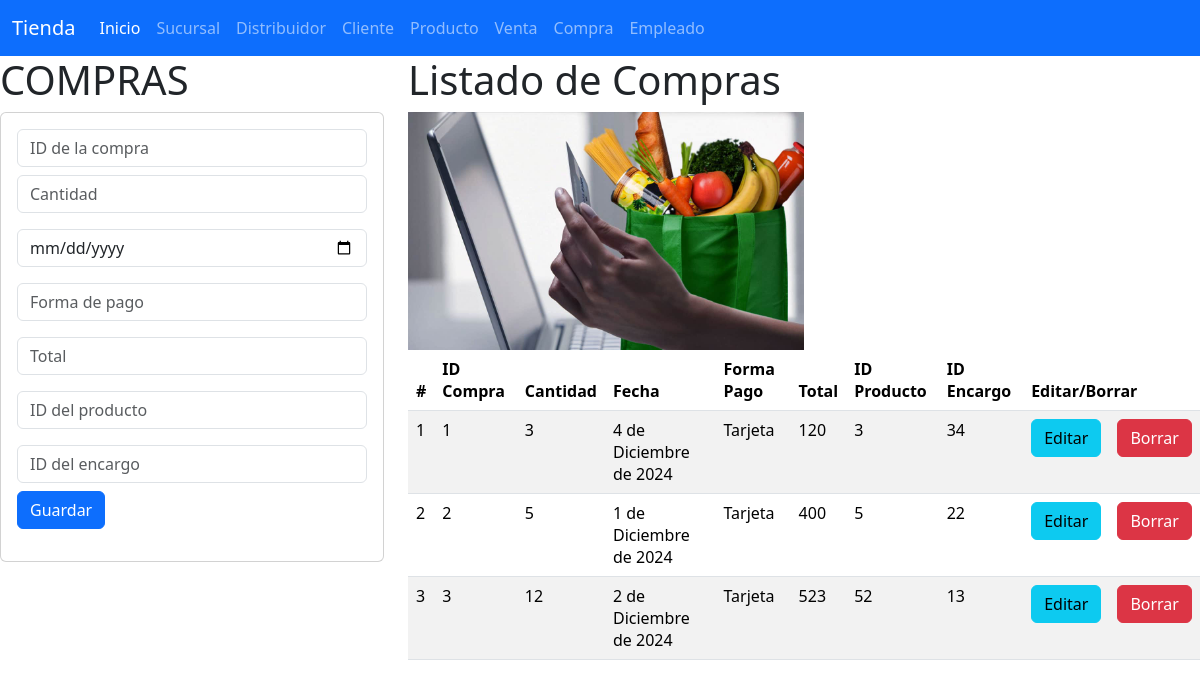
The app's page /compras with its own data.
### compra_app/models.py (models this page shows)
class Compra(models.Model):
    id_compra = models.IntegerField(null=False, primary_key=True)
    cantidad = models.IntegerField(null=False)
    fecha_compra = models.DateField(null=False)
    forma_pago = models.CharField(max_length=100,null=False)
    total = models.IntegerField(null=False)
    id_producto = models.IntegerField(null=False)
    id_encargo = models.IntegerField(null=False)

### compra_app/views.py (the view)
# urls.py: path("compras", views.inicio_vistaCompras, name="compras"),
def inicio_vistaCompras(request):
    lasCompras = Compra.objects.all()
    return render(request, "gestionarCompras.html", {"misCompras": lasCompras})

### compra_app/templates/gestionarCompras.html
{% extends "base.html" %}
{% load static %}
{% block cuerpo %}
<div class="row">
    <div class="col-md-4">
        <h1>COMPRAS</h1>
        <div class="card">
            <div class="card-body">
                <form action="/registrarCompra/" method="POST"> {% csrf_token %}
                    <div class="form-group">
                        <input type="number" name="numId_compra" class="form-control" placeholder="ID de la compra" required>
                    </div>
                    <div class="form-group py-2">
                        <input type="number" name="numCantidad" class="form-control" placeholder="Cantidad" required>
                    </div>
                    <div class="form-group py-2">
                        <input type="date" name="txtFecha_compra" class="form-control" required>
                    </div>
                    <div class="form-group py-2">
                        <input type="text" name="txtForma_pago" class="form-control" placeholder="Forma de pago" required>
                    </div>
                    <div class="form-group py-2">
                        <input type="number" name="numTotal" class="form-control" placeholder="Total" required>
                    </div>
                    <div class="form-group py-2">
                        <input type="number" name="numId_producto" class="form-control" placeholder="ID del producto" required>
                    </div>
                    <div class="form-group py-2">
                        <input type="number" name="numId_encargo" class="form-control" placeholder="ID del encargo" required>
                    </div>
                    <button type="submit" class="btn btn-primary">Guardar</button>
                </form>
            </div>
        </div>
    </div>
    <div class="col-md-8">
        <h1>Listado de Compras</h1>
        <img class="w-50" src="{% static 'img/compra.jpg' %}" alt="distribuidor" width="200" height="auto">
        <div class="table-responsive">
            <table class="table table-striped">
                <thead>
                    <tr>
                        <th>#</th>
                        <th>ID Compra</th>
                        <th>Cantidad</th>
                        <th>Fecha</th>
                        <th>Forma Pago</th>
                        <th>Total</th>
                        <th>ID Producto</th>
                        <th>ID Encargo</th>
                        <th colspan="2">Editar/Borrar</th>
                    </tr>
                </thead>
                <tbody>
                    {% for compra in misCompras %}
                        <tr>
                            <td>{{ forloop.counter }}</td>
                            <td>{{ compra.id_compra }}</td>
                            <td>{{ compra.cantidad }}</td>
                            <td>{{ compra.fecha_compra }}</td>
                            <td>{{ compra.forma_pago }}</td>
                            <td>{{ compra.total }}</td>
                            <td>{{ compra.id_producto }}</td>
                            <td>{{ compra.id_encargo }}</td>
                            <td><a href="seleccionarCompra/{{ compra.id_compra }}" class="btn btn-info">Editar</a></td>
                            <td><a href="borrarCompra/{{ compra.id_compra }}" class="btn btn-danger">Borrar</a></td>
                        </tr>
                    {% endfor %}
                </tbody>
            </table>
        </div>
    </div>
</div>
{% endblock %}

### records on screen
Compra: id_compra "1", cantidad "3", fecha_compra "4 de Diciembre de 2024", forma_pago "Tarjeta", total "120", id_producto "3", id_encargo "34"
Compra: id_compra "2", cantidad "5", fecha_compra "1 de Diciembre de 2024", forma_pago "Tarjeta", total "400", id_producto "5", id_encargo "22"
Compra: id_compra "3", cantidad "12", fecha_compra "2 de Diciembre de 2024", forma_pago "Tarjeta", total "523", id_producto "52", id_encargo "13"
